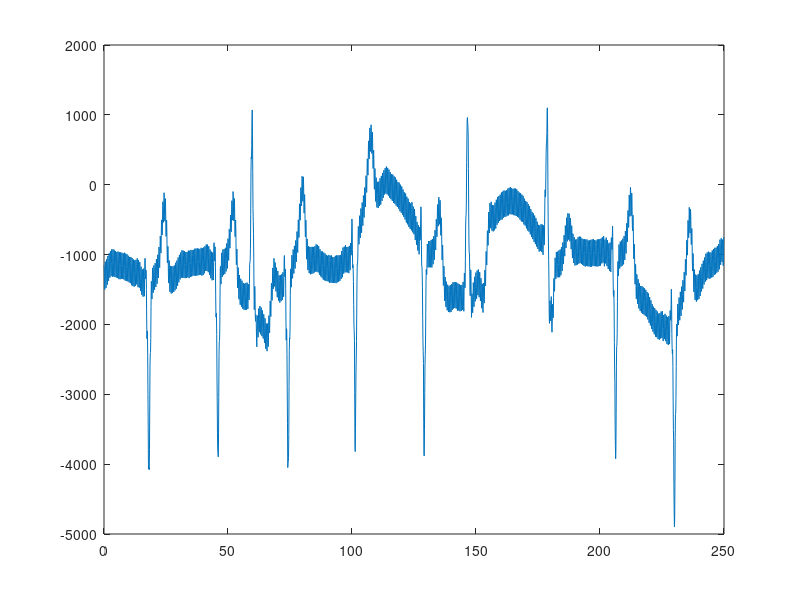
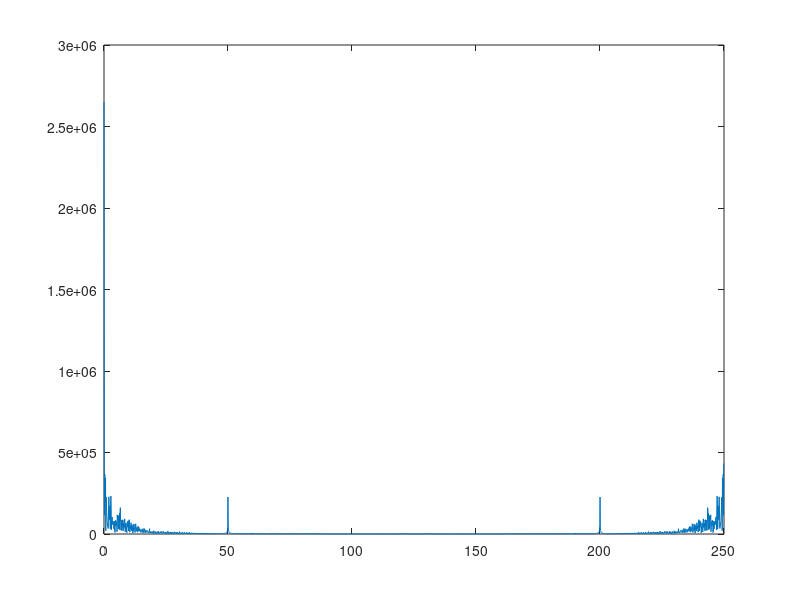
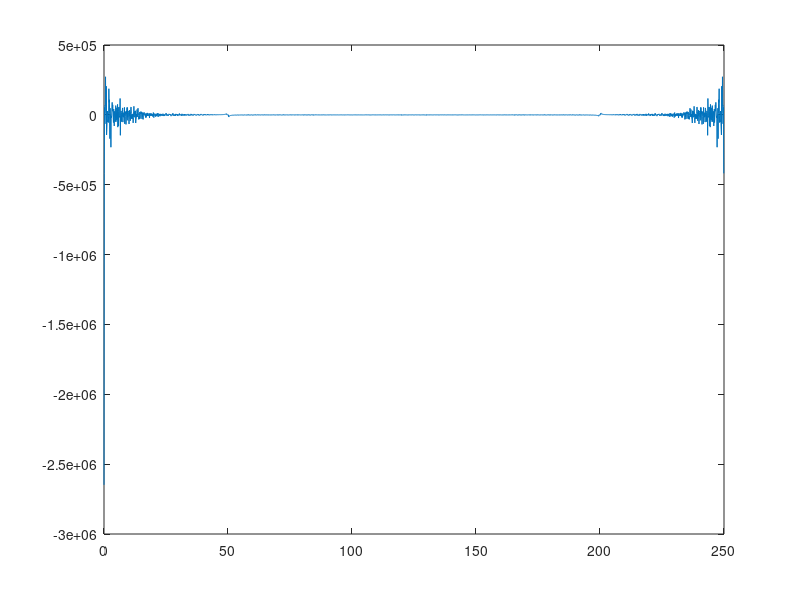
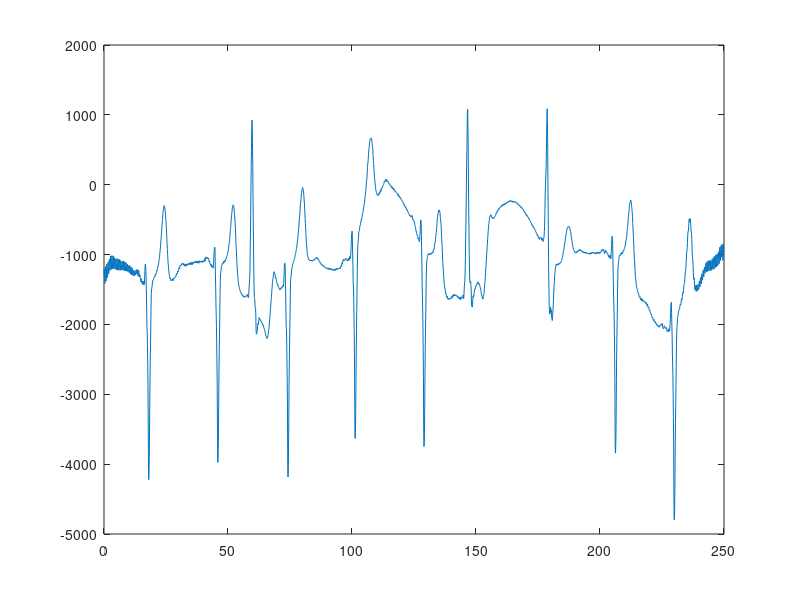

Write MATLAB code to recreate these figures, in order.
% -------------------------------------------------------------------------
% BPC-ABS cvičení -04-          2024-02-27                  Martin Vítek 
% Filtrace driftu a síťového rušení v signálu EKG           Lukáš Smital 
% -------------------------------------------------------------------------
% Cíl 2: Tento skript slouží pro filtraci EKG přes spektrální oblast - 
% nulováním spektrálních čar. Budeme chtít odstranit harmonické složky, 
% které odpovídají driftu (cca 0-1 Hz) a síťovému rušení (cca 49-51 Hz).
% -------------------------------------------------------------------------
% NAČTENÍ SIGNÁLU, VÝPOČET SPEKTR A ZOBRAZENÍ
close all; clear; clc

% Můžete využít tyto funkce:
% load; length; fft; linspace; abs; 
load("ekg250_50_drift.mat");
fvz = 250;
xos = linspace(0,fvz-(fvz/length(x)),length(x));
figure;
plot(xos,x);
Habs = abs(fft(x));
H = fft(x);
figure;
plot(xos,Habs);

% -------------------------------------------------------------------------
% FILTRACE NULOVÁNÍM SPEKTRÁLNÍCH ČAR

nul50 = round((50/fvz)*length(x));
nul200 = round((200/fvz)*length(x));
figure;
H(nul50-3:nul50+3) = 0 + 0i;
H(nul200-3:nul200+3) = 0 + 0i;
plot(xos,H);
figure;
plot(xos,ifft(H));

% Můžete využít tyto funkce:
% round; ifft; abs; indexace vektoru!!

